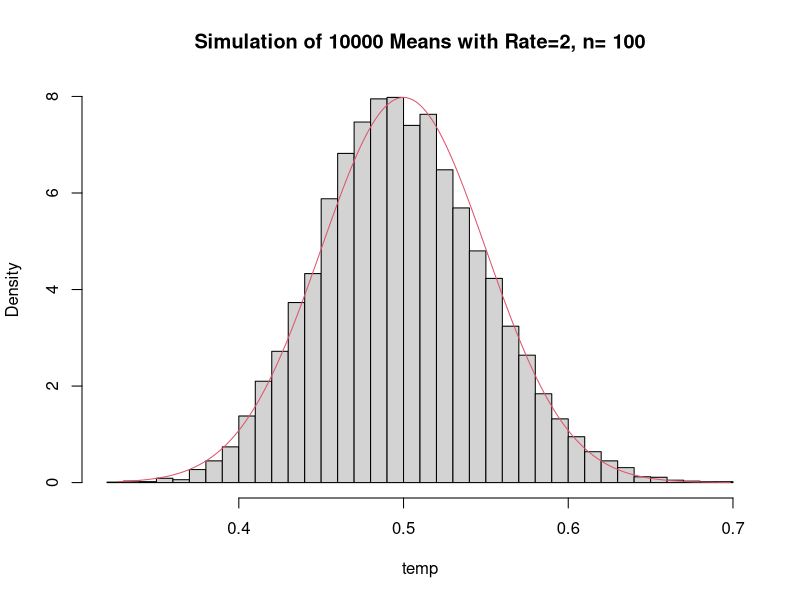
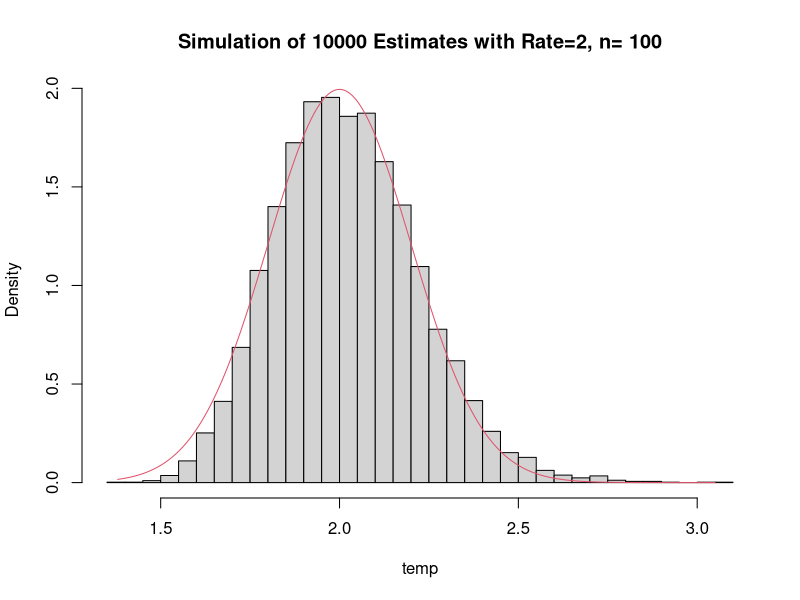

Here is the R script that generated these plots, in order:
temp=rep(0,10000)
n=100

for (i in 1:10000)temp[i]=mean(rexp(n,rate=2))
hist(temp,main=paste("Simulation of 10000 Means with Rate=2, n=",n),nclass=40,freq=FALSE)
x=seq(min(temp),max(temp),length=10001)
lines(x,dnorm(x,mean=0.5,sd=0.5/sqrt(n)),col=2)
sum(temp<0.5+1.96*0.5/sqrt(n)&temp>0.5-1.96*0.5/sqrt(n))/10000

for (i in 1:10000)temp[i]=1/mean(rexp(n,rate=2))
hist(temp,main=paste("Simulation of 10000 Estimates with Rate=2, n=",n),nclass=40,freq=FALSE)
x=seq(min(temp),max(temp),length=10001)
lines(x,dnorm(x,mean=2,sd=2/sqrt(n)),col=2)

sum(temp<2+1.96*2/sqrt(n) &temp>2-1.96*2/sqrt(n))/10000
mean(temp)
var(temp)
mean((temp-2)^2)
